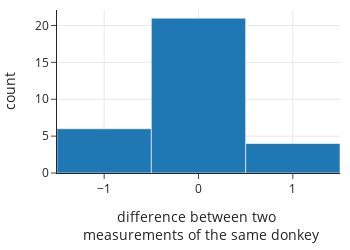

Notebook source saved alongside this figure:
### Markdown cell above
Let's start with comparing the two weight measurements to check on the consistency of the scale. Below is a histogram of the difference between these two measurements for the small subset of donkeys that were weighed twice.

### Code cell
donkeys['difference'] = donkeys['WeightAlt'] - donkeys['Weight']

fig = px.histogram(donkeys, x='difference', nbins=3,
                   width=350, height=250)
fig.update_xaxes(title='difference between two <br> measurements of the same donkey')
fig

### Figure 1 — Plotly figure (JSON) as saved in the notebook; plotly's stock layout.template omitted (floating-point values rounded to 4 significant figures; data arrays with more than 128 entries replaced by an {"elided": "..."} marker saying what was removed)
{"data": [{"alignmentgroup": "True", "bingroup": "x", "hovertemplate": "difference=%{x}<br>count=%{y}<extra></extra>", "legendgroup": "", "marker": {"color": "#1F77B4", "pattern": {"shape": ""}}, "name": "", "nbinsx": 3, "offsetgroup": "", "orientation": "v", "showlegend": false, "type": "histogram", "x": {"elided": "544 int values"}, "xaxis": "x", "yaxis": "y"}], "layout": {"barmode": "relative", "height": 250, "legend": {"tracegroupgap": 0}, "width": 350, "xaxis": {"anchor": "y", "autorange": true, "domain": [0, 1], "range": [-1.5, 1.5], "title": {"text": "difference between two <br> measurements of the same donkey"}, "type": "linear"}, "yaxis": {"anchor": "x", "autorange": true, "domain": [0, 1], "range": [0, 22.11], "title": {"text": "count"}}}}
